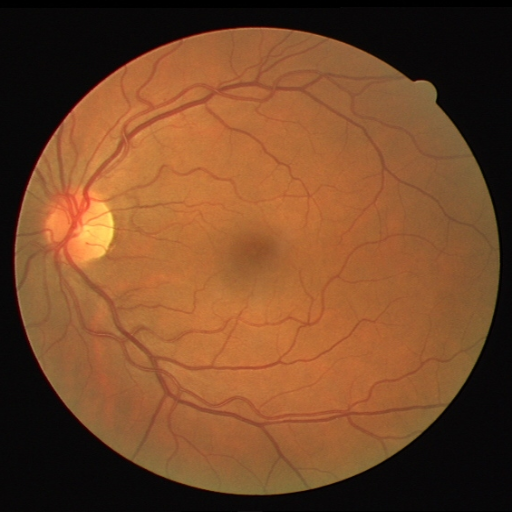
#> input picture data-retina/test/image/0.png, 512 x 512 px
$ python main.py
#> lines starting #> are read from the running program, lines starting #| are printed output that depends on the picture
import numpy as np
import cv2
from matplotlib import pyplot as plt


# Mostrar uma imagem
def show(img, title=""):
    plt.imshow(img)
    plt.title(title)
    plt.axis('off')
    plt.show()

# Aplicar a transformação linear para aumentar o contraste da imagem
def realce_contraste(imagem, alpha, beta):
    imagem_realce = cv2.convertScaleAbs(imagem, alpha=alpha, beta=beta)

    return imagem_realce

# Aplicar um filtro que torna visível os vasos sanguíneos:
def filtro(image):
    # image_rgb = cv2.cvtColor(image, cv2.COLOR_BGR2RGB) # comentei isso pq ja recebo como rgb

    # Separando as cores
    r, g, b = cv2.split(image)

    # Equalizando - aumentando a nitidez
    g = cv2.equalizeHist(g)
    b = cv2.equalizeHist(b)

    #juntando os canais
    imagem_equalizada = cv2.merge([r,g,b])
    return r, g, b, imagem_equalizada

# Aplicar clahe em uma imagem (1-D)
def apply_clahe(img):
    clahe = cv2.createCLAHE(clipLimit=2.0, tileGridSize=(3,3))
    clahe_image = clahe.apply(img)
    return clahe_image

# Aplicar filtro mediana em uma imagem
def filter_med(img):
    imgMed = cv2.medianBlur(img, 5)
    return imgMed

# Aplicar filtro gaussiano em uma imagem
def filter_gauss(img):
    imgGauss = cv2.GaussianBlur(img, (3,3), 0)
    return imgGauss

image_path = './data-retina/test/image/0.png'
image= cv2.imread(image_path)
#> image is the input picture: shape (512, 512, 3); mean B, G, R 40.7, 72.5, 117.8


image_rgb = cv2.cvtColor(image, cv2.COLOR_BGR2RGB)


# Alpha > 1 & Alpha < 3. Beta >= 1 && Beta < 2 *Valores aproximados
imagem_realcada = realce_contraste(image_rgb, alpha=2, beta=1)
#> in realce_contraste, `imagem_realce = cv2.convertScaleAbs(imagem, alpha=alpha, beta=beta)`:
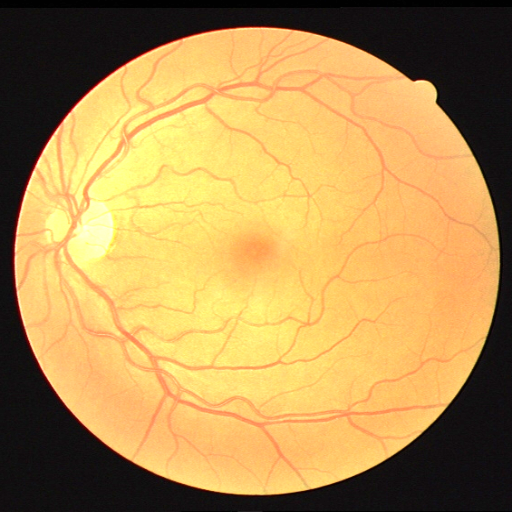
#> imagem_realce: shape (512, 512, 3); mean R, G, B 179.7, 145.2, 82.5

# r, g, b, imagem_filtrada = filtro(imagem_realcada)

r,g,b = cv2.split(imagem_realcada)
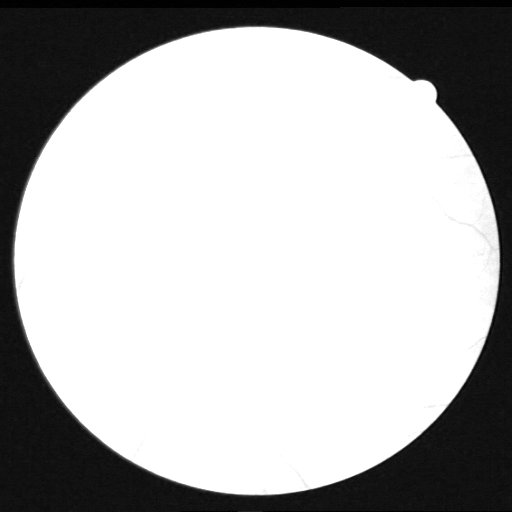
#> r: shape (512, 512); min 1, max 255, mean 179.7
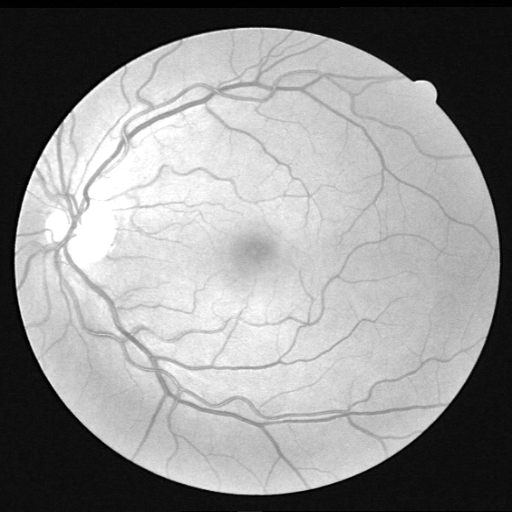
#> g: shape (512, 512); min 1, max 255, mean 145.2
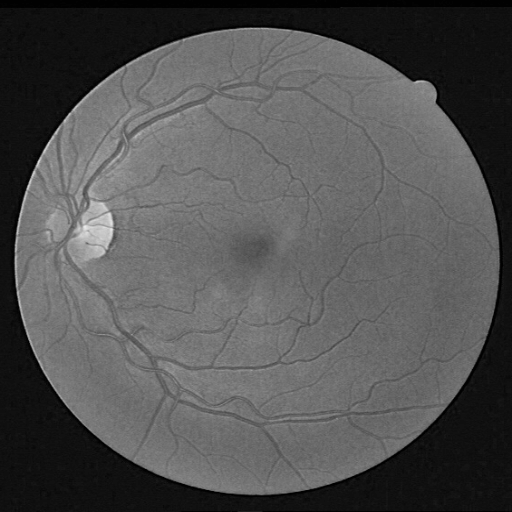
#> b: shape (512, 512); min 1, max 233, mean 82.5
r = apply_clahe(r)
g = apply_clahe(g)
#> in apply_clahe (call 2), `clahe_image = clahe.apply(img)`:
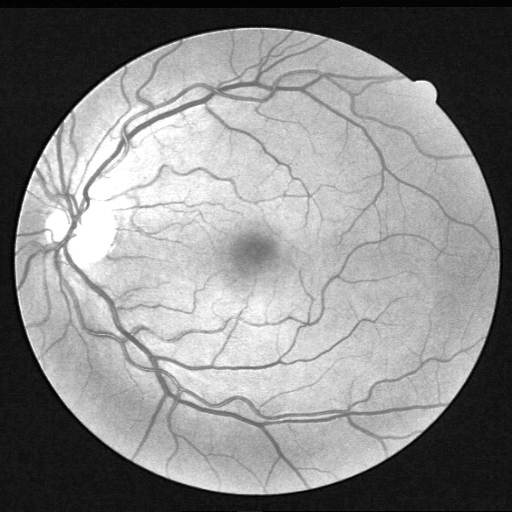
#> clahe_image: shape (512, 512); min 2, max 255, mean 137.4
b = apply_clahe(b)
#> in apply_clahe (call 3), `clahe_image = clahe.apply(img)`:
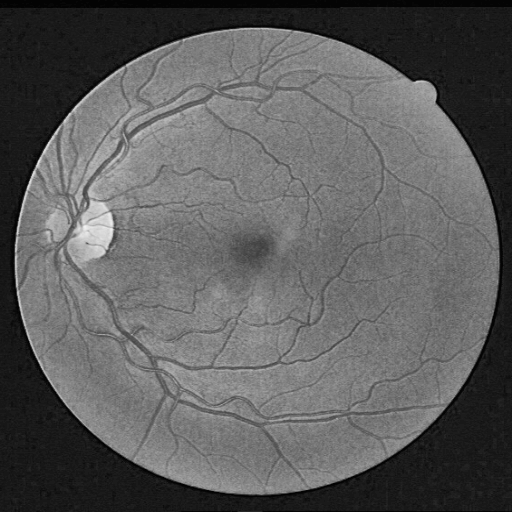
#> clahe_image: shape (512, 512); min 2, max 241, mean 92.9

img_clahe = cv2.merge([r,g,b])
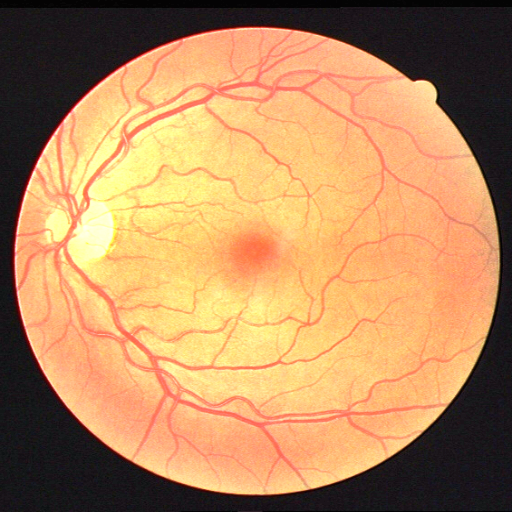
#> img_clahe: shape (512, 512, 3); mean R, G, B 182.1, 137.4, 92.9
img_preprocessed = filter_med(img_clahe)
# img_preprocessed = filter_gauss(img_med)

# show(imagem_realcada, 'Imagem realçada')

#Exibindo os resultados
plt.subplot(231)
plt.imshow(r)
plt.axis('off')
plt.title('Canal Red')

plt.subplot(232)
plt.imshow(g)
plt.axis('off')
plt.title('Canal Green')

plt.subplot(233)
plt.imshow(b)
plt.title('Canal Blue')
plt.axis('off')

plt.subplot(234)
plt.imshow(image_rgb)
plt.title('Imagem original')
plt.axis('off')

plt.subplot(235)
plt.imshow(imagem_realcada)
plt.title('Imagem realçada')
plt.axis('off')

plt.subplot(236)
plt.imshow(img_preprocessed)
plt.title('Imagem pre processada')
plt.axis('off')
plt.show()

$ run again, with data-retina/test/image/1.png copied over data-retina/test/image/0.png
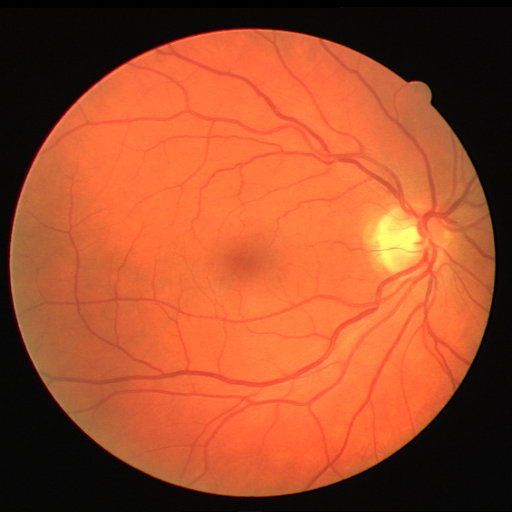
#> input picture data-retina/test/image/1.png, 512 x 512 px
#> image is the input picture: shape (512, 512, 3); mean B, G, R 43.1, 77.3, 163.4
#> in apply_clahe (call 2), `clahe_image = clahe.apply(img)`:
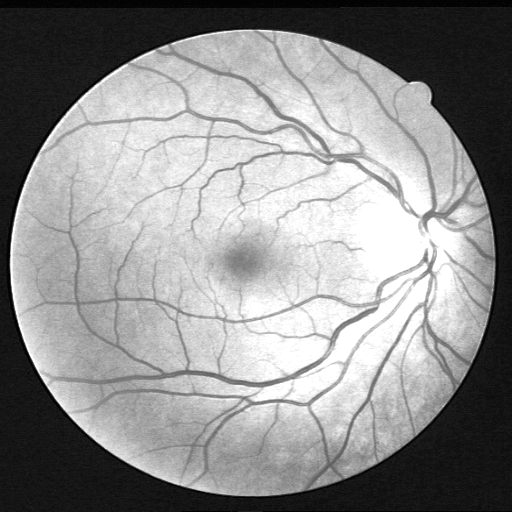
#> clahe_image: shape (512, 512); min 1, max 255, mean 143.1
#> `img_clahe = cv2.merge([r,g,b])`:
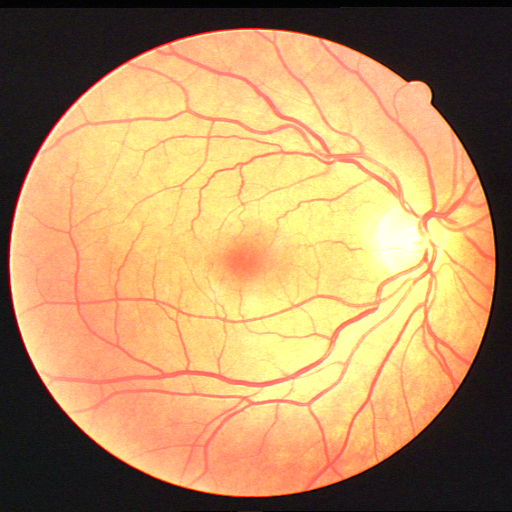
#> img_clahe: shape (512, 512, 3); mean R, G, B 183, 143.1, 95.7
